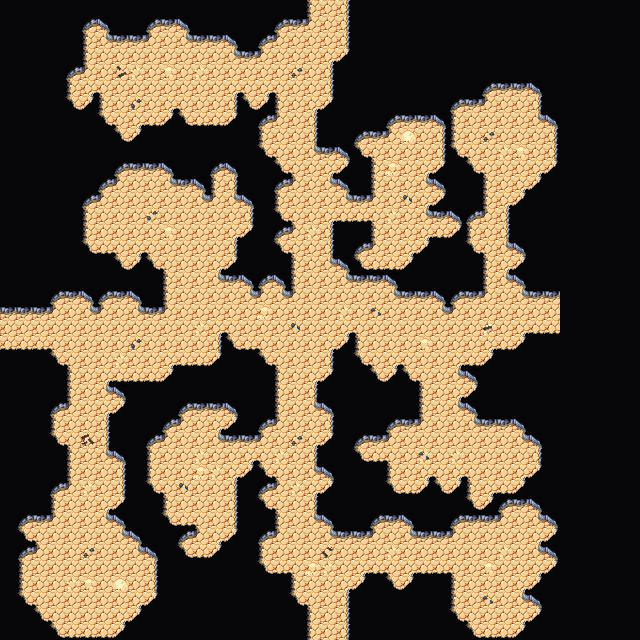

A level layout from a 2D game, rendered from its tile map. Below: a short description, then the map file with tile-grid data replaced by summaries:
An orthogonal 40x40 tile map with 16x16 px tiles, 4 tile layers (Collision, Background, Walls, Clutter), 2 tilesets and 4 objects.

<map version="1.5" tiledversion="1.7.2" orientation="orthogonal" renderorder="right-down" width="40" height="40" tilewidth="16" tileheight="16" infinite="0" nextlayerid="7" nextobjectid="63">
 <editorsettings>
  <export target="wastetown..tmx" format="tmx" />
 </editorsettings>
 <tileset firstgid="1" source="../../../tileset/main.tsx" />
 <tileset firstgid="3477" source="../../../tileset/buildings.tsx" />
 <layer id="6" name="Collision" width="40" height="40">
  <data>[1600 cells, 0 non-empty, 0 distinct tile ids]</data>
 </layer>
 <layer id="1" name="Background" width="40" height="40">
  <data>[1600 cells, 1600 non-empty, 1 distinct tile ids]</data>
 </layer>
 <layer id="2" name="Walls" width="40" height="40">
  <data>[1600 cells, 1250 non-empty, 19 distinct tile ids]</data>
 </layer>
 <layer id="3" name="Clutter" width="40" height="40">
  <properties>
   <property name="spriteLayer" type="bool" value="true" />
  </properties>
  <data>[1600 cells, 38 non-empty, 12 distinct tile ids]</data>
 </layer>
 <objectgroup id="4" name="Objects">
  <object id="59" template="../../../obj/door_right.tx" x="0.333337" y="336.333">
   <properties>
    <property name="teleport" value="../common/maps/map/cave/cave_multilevel_4/cave_23D5.tmx" />
    <property name="teleportObjectId" value="60" />
   </properties>
  </object>
  <object id="60" template="../../../obj/door_left.tx" x="542" y="322">
   <properties>
    <property name="teleport" value="../common/maps/map/cave/cave_multilevel_4/cave_23D7.tmx" />
    <property name="teleportObjectId" value="59" />
   </properties>
  </object>
  <object id="61" template="../../../obj/door_down.tx" x="319.333" y="19.3333">
   <properties>
    <property name="teleport" value="../common/maps/map/cave/cave_multilevel_4/cave_23C6.tmx" />
    <property name="teleportObjectId" value="62" />
   </properties>
  </object>
  <object id="62" template="../../../obj/door_up.tx" x="322.639" y="639.376">
   <properties>
    <property name="teleport" value="../common/maps/map/cave/cave_multilevel_4/cave_23E6.tmx" />
    <property name="teleportObjectId" value="61" />
   </properties>
  </object>
 </objectgroup>
</map>
